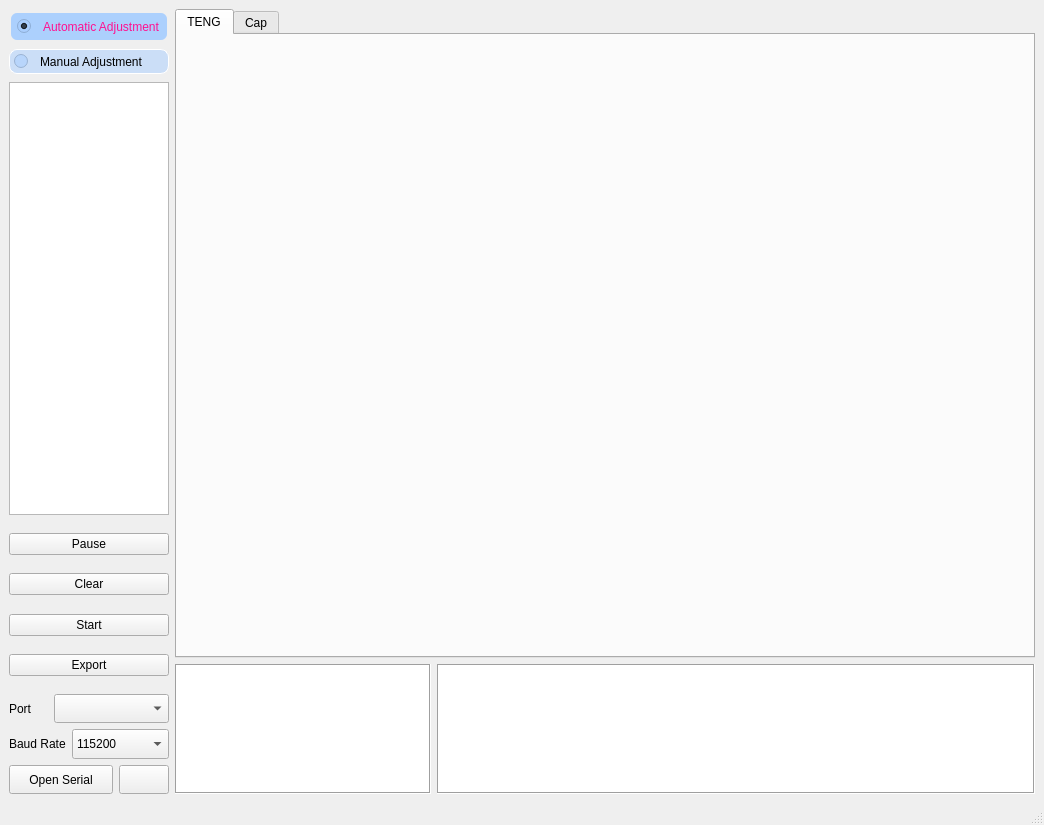
<?xml version="1.0" encoding="UTF-8"?>
<ui version="4.0">
 <class>MainWindow</class>
 <widget class="QMainWindow" name="MainWindow">
  <property name="enabled">
   <bool>true</bool>
  </property>
  <property name="geometry">
   <rect>
    <x>0</x>
    <y>0</y>
    <width>1044</width>
    <height>825</height>
   </rect>
  </property>
  <property name="minimumSize">
   <size>
    <width>884</width>
    <height>650</height>
   </size>
  </property>
  <property name="windowTitle">
   <string>MainWindow</string>
  </property>
  <widget class="QWidget" name="centralwidget">
   <layout class="QVBoxLayout" name="verticalLayout_8">
    <item>
     <layout class="QVBoxLayout" name="verticalLayout_6" stretch="10">
      <item>
       <layout class="QHBoxLayout" name="horizontalLayout_5" stretch="1,10">
        <item>
         <layout class="QVBoxLayout" name="verticalLayout_5" stretch="2,13,5,3">
          <item>
           <layout class="QVBoxLayout" name="verticalLayout_3">
            <item>
             <spacer name="verticalSpacer_4">
              <property name="orientation">
               <enum>Qt::Orientation::Vertical</enum>
              </property>
              <property name="sizeHint" stdset="0">
               <size>
                <width>20</width>
                <height>40</height>
               </size>
              </property>
             </spacer>
            </item>
            <item>
             <widget class="QRadioButton" name="autoAdjust">
              <property name="styleSheet">
               <string notr="true">QRadioButton{   spacing:12px;     color: rgb(0, 0, 0);     background-color: rgba(165, 205, 255,125);     border:1px outset rgb(255, 255, 255);     border-radius:8px;   padding:4px; }

/*鼠标放在按钮上方*/ QRadioButton:hover {    background-color: rgba(165, 205, 255,80%);    border:2px outset rgba(36, 36, 36,0); }
/*鼠标点击按钮*/ QRadioButton:pressed {    background-color: rgba(165, 205, 255,90%);    border:4px outset rgba(36, 36, 36,0); image:url(:/icon/icon/switch_on.svg);}

/*已选择按钮*/ QRadioButton:checked {    background-color: rgba(165, 205, 255,90%);    border:4px outset rgba(36, 36, 36,0); color: rgb(255, 16, 143);}

</string>
              </property>
              <property name="text">
               <string>Automatic Adjustment</string>
              </property>
              <property name="iconSize">
               <size>
                <width>20</width>
                <height>4</height>
               </size>
              </property>
              <property name="shortcut">
               <string>Shift+A</string>
              </property>
              <property name="checked">
               <bool>true</bool>
              </property>
             </widget>
            </item>
            <item>
             <spacer name="verticalSpacer_3">
              <property name="orientation">
               <enum>Qt::Orientation::Vertical</enum>
              </property>
              <property name="sizeHint" stdset="0">
               <size>
                <width>20</width>
                <height>40</height>
               </size>
              </property>
             </spacer>
            </item>
            <item>
             <widget class="QRadioButton" name="manualAdjust">
              <property name="styleSheet">
               <string notr="true">QRadioButton{   spacing:12px;     color: rgb(0, 0, 0);     background-color: rgba(165, 205, 255,125);     border:1px outset rgb(255, 255, 255);     border-radius:8px;   padding:4px; }

/*鼠标放在按钮上方*/ QRadioButton:hover {    background-color: rgba(165, 205, 255,80%);    border:2px outset rgba(36, 36, 36,0); }
/*鼠标点击按钮*/ QRadioButton:pressed {    background-color: rgba(165, 205, 255,90%);    border:4px outset rgba(36, 36, 36,0); image:url(:/icon/icon/switch_on.svg);}

/*已选择按钮*/ QRadioButton:checked {    background-color: rgba(165, 205, 255,90%);    border:4px outset rgba(36, 36, 36,0); color: rgb(255, 16, 143);}

</string>
              </property>
              <property name="text">
               <string>Manual Adjustment</string>
              </property>
              <property name="shortcut">
               <string>Shift+M</string>
              </property>
              <property name="checked">
               <bool>false</bool>
              </property>
             </widget>
            </item>
            <item>
             <spacer name="verticalSpacer_5">
              <property name="orientation">
               <enum>Qt::Orientation::Vertical</enum>
              </property>
              <property name="sizeHint" stdset="0">
               <size>
                <width>20</width>
                <height>40</height>
               </size>
              </property>
             </spacer>
            </item>
           </layout>
          </item>
          <item>
           <widget class="QTableWidget" name="colorTableWidget">
            <property name="sizePolicy">
             <sizepolicy hsizetype="Preferred" vsizetype="Preferred">
              <horstretch>0</horstretch>
              <verstretch>0</verstretch>
             </sizepolicy>
            </property>
            <attribute name="horizontalHeaderDefaultSectionSize">
             <number>60</number>
            </attribute>
           </widget>
          </item>
          <item>
           <layout class="QVBoxLayout" name="verticalLayout_4">
            <item>
             <spacer name="verticalSpacer_2">
              <property name="orientation">
               <enum>Qt::Orientation::Vertical</enum>
              </property>
              <property name="sizeHint" stdset="0">
               <size>
                <width>20</width>
                <height>40</height>
               </size>
              </property>
             </spacer>
            </item>
            <item>
             <widget class="QPushButton" name="pause">
              <property name="sizePolicy">
               <sizepolicy hsizetype="Minimum" vsizetype="Fixed">
                <horstretch>0</horstretch>
                <verstretch>0</verstretch>
               </sizepolicy>
              </property>
              <property name="minimumSize">
               <size>
                <width>100</width>
                <height>0</height>
               </size>
              </property>
              <property name="text">
               <string>Pause</string>
              </property>
              <property name="shortcut">
               <string>Shift+P</string>
              </property>
             </widget>
            </item>
            <item>
             <spacer name="verticalSpacer">
              <property name="orientation">
               <enum>Qt::Orientation::Vertical</enum>
              </property>
              <property name="sizeHint" stdset="0">
               <size>
                <width>20</width>
                <height>40</height>
               </size>
              </property>
             </spacer>
            </item>
            <item>
             <widget class="QPushButton" name="clear">
              <property name="minimumSize">
               <size>
                <width>100</width>
                <height>0</height>
               </size>
              </property>
              <property name="text">
               <string>Clear</string>
              </property>
              <property name="shortcut">
               <string>Shift+C</string>
              </property>
             </widget>
            </item>
            <item>
             <spacer name="verticalSpacer_6">
              <property name="orientation">
               <enum>Qt::Orientation::Vertical</enum>
              </property>
              <property name="sizeHint" stdset="0">
               <size>
                <width>20</width>
                <height>40</height>
               </size>
              </property>
             </spacer>
            </item>
            <item>
             <widget class="QPushButton" name="start">
              <property name="minimumSize">
               <size>
                <width>100</width>
                <height>0</height>
               </size>
              </property>
              <property name="text">
               <string>Start</string>
              </property>
              <property name="shortcut">
               <string>Shift+S</string>
              </property>
             </widget>
            </item>
            <item>
             <spacer name="verticalSpacer_7">
              <property name="orientation">
               <enum>Qt::Orientation::Vertical</enum>
              </property>
              <property name="sizeHint" stdset="0">
               <size>
                <width>20</width>
                <height>40</height>
               </size>
              </property>
             </spacer>
            </item>
            <item>
             <widget class="QPushButton" name="export_2">
              <property name="sizePolicy">
               <sizepolicy hsizetype="Expanding" vsizetype="Fixed">
                <horstretch>0</horstretch>
                <verstretch>0</verstretch>
               </sizepolicy>
              </property>
              <property name="minimumSize">
               <size>
                <width>150</width>
                <height>0</height>
               </size>
              </property>
              <property name="text">
               <string>Export</string>
              </property>
              <property name="shortcut">
               <string>Shift+E</string>
              </property>
             </widget>
            </item>
            <item>
             <spacer name="verticalSpacer_8">
              <property name="orientation">
               <enum>Qt::Orientation::Vertical</enum>
              </property>
              <property name="sizeHint" stdset="0">
               <size>
                <width>20</width>
                <height>40</height>
               </size>
              </property>
             </spacer>
            </item>
           </layout>
          </item>
          <item>
           <layout class="QVBoxLayout" name="verticalLayout">
            <item>
             <layout class="QHBoxLayout" name="horizontalLayout" stretch="1,3">
              <item>
               <widget class="QLabel" name="label">
                <property name="sizePolicy">
                 <sizepolicy hsizetype="Preferred" vsizetype="Preferred">
                  <horstretch>0</horstretch>
                  <verstretch>0</verstretch>
                 </sizepolicy>
                </property>
                <property name="text">
                 <string>Port</string>
                </property>
               </widget>
              </item>
              <item>
               <widget class="QComboBox" name="comboBox">
                <property name="sizePolicy">
                 <sizepolicy hsizetype="Preferred" vsizetype="Minimum">
                  <horstretch>0</horstretch>
                  <verstretch>0</verstretch>
                 </sizepolicy>
                </property>
                <property name="maximumSize">
                 <size>
                  <width>150</width>
                  <height>16777215</height>
                 </size>
                </property>
               </widget>
              </item>
             </layout>
            </item>
            <item>
             <layout class="QHBoxLayout" name="horizontalLayout_2" stretch="1,3">
              <item>
               <widget class="QLabel" name="label_2">
                <property name="sizePolicy">
                 <sizepolicy hsizetype="Preferred" vsizetype="Preferred">
                  <horstretch>0</horstretch>
                  <verstretch>0</verstretch>
                 </sizepolicy>
                </property>
                <property name="text">
                 <string>Baud Rate</string>
                </property>
               </widget>
              </item>
              <item>
               <widget class="QComboBox" name="comboBox_2">
                <property name="sizePolicy">
                 <sizepolicy hsizetype="Preferred" vsizetype="Minimum">
                  <horstretch>0</horstretch>
                  <verstretch>0</verstretch>
                 </sizepolicy>
                </property>
                <property name="maximumSize">
                 <size>
                  <width>100</width>
                  <height>16777215</height>
                 </size>
                </property>
                <item>
                 <property name="text">
                  <string>115200</string>
                 </property>
                </item>
                <item>
                 <property name="text">
                  <string>9600</string>
                 </property>
                </item>
               </widget>
              </item>
             </layout>
            </item>
            <item>
             <layout class="QHBoxLayout" name="horizontalLayout_3">
              <item>
               <widget class="QPushButton" name="pushButton">
                <property name="sizePolicy">
                 <sizepolicy hsizetype="Preferred" vsizetype="Minimum">
                  <horstretch>0</horstretch>
                  <verstretch>0</verstretch>
                 </sizepolicy>
                </property>
                <property name="maximumSize">
                 <size>
                  <width>150</width>
                  <height>16777215</height>
                 </size>
                </property>
                <property name="text">
                 <string>Open Serial</string>
                </property>
                <property name="shortcut">
                 <string>Shift+Space</string>
                </property>
               </widget>
              </item>
              <item>
               <widget class="QPushButton" name="pushButton_2">
                <property name="sizePolicy">
                 <sizepolicy hsizetype="Preferred" vsizetype="Minimum">
                  <horstretch>0</horstretch>
                  <verstretch>0</verstretch>
                 </sizepolicy>
                </property>
                <property name="maximumSize">
                 <size>
                  <width>50</width>
                  <height>16777215</height>
                 </size>
                </property>
                <property name="toolTipDuration">
                 <number>0</number>
                </property>
                <property name="styleSheet">
                 <string notr="true"/>
                </property>
                <property name="text">
                 <string/>
                </property>
                <property name="icon">
                 <iconset resource="res.qrc">
                  <normaloff>:/icon/icon/Refresh.png</normaloff>
                  <normalon>:/icon/icon/Refresh.png</normalon>:/icon/icon/Refresh.png</iconset>
                </property>
                <property name="iconSize">
                 <size>
                  <width>30</width>
                  <height>30</height>
                 </size>
                </property>
               </widget>
              </item>
             </layout>
            </item>
           </layout>
          </item>
         </layout>
        </item>
        <item>
         <layout class="QVBoxLayout" name="verticalLayout_7" stretch="20,4">
          <item>
           <widget class="QTabWidget" name="tabWidget">
            <property name="sizePolicy">
             <sizepolicy hsizetype="Expanding" vsizetype="Expanding">
              <horstretch>0</horstretch>
              <verstretch>0</verstretch>
             </sizepolicy>
            </property>
            <property name="focusPolicy">
             <enum>Qt::FocusPolicy::TabFocus</enum>
            </property>
            <property name="currentIndex">
             <number>0</number>
            </property>
            <widget class="QWidget" name="teng">
             <property name="sizePolicy">
              <sizepolicy hsizetype="Expanding" vsizetype="Expanding">
               <horstretch>0</horstretch>
               <verstretch>0</verstretch>
              </sizepolicy>
             </property>
             <attribute name="title">
              <string>TENG</string>
             </attribute>
             <layout class="QVBoxLayout" name="verticalLayout_2"/>
            </widget>
            <widget class="QWidget" name="cap">
             <property name="sizePolicy">
              <sizepolicy hsizetype="Expanding" vsizetype="Expanding">
               <horstretch>0</horstretch>
               <verstretch>0</verstretch>
              </sizepolicy>
             </property>
             <attribute name="title">
              <string>Cap</string>
             </attribute>
             <layout class="QVBoxLayout" name="verticalLayout_9"/>
            </widget>
           </widget>
          </item>
          <item>
           <layout class="QHBoxLayout" name="horizontalLayout_4" stretch="0,20">
            <item>
             <widget class="QTableWidget" name="shortcutTableWidget">
              <property name="sizePolicy">
               <sizepolicy hsizetype="Minimum" vsizetype="Expanding">
                <horstretch>0</horstretch>
                <verstretch>0</verstretch>
               </sizepolicy>
              </property>
              <property name="minimumSize">
               <size>
                <width>10</width>
                <height>0</height>
               </size>
              </property>
              <property name="accessibleName">
               <string>shortcutTableWidget</string>
              </property>
              <property name="styleSheet">
               <string notr="true"/>
              </property>
              <property name="frameShape">
               <enum>QFrame::Shape::Box</enum>
              </property>
             </widget>
            </item>
            <item>
             <widget class="QTextBrowser" name="textBrowser">
              <property name="frameShape">
               <enum>QFrame::Shape::Box</enum>
              </property>
              <property name="lineWidth">
               <number>1</number>
              </property>
             </widget>
            </item>
           </layout>
          </item>
         </layout>
        </item>
       </layout>
      </item>
     </layout>
    </item>
   </layout>
  </widget>
  <widget class="QMenuBar" name="menubar">
   <property name="geometry">
    <rect>
     <x>0</x>
     <y>0</y>
     <width>1044</width>
     <height>25</height>
    </rect>
   </property>
  </widget>
  <widget class="QStatusBar" name="statusbar"/>
 </widget>
 <resources>
  <include location="res.qrc"/>
 </resources>
 <connections/>
</ui>
